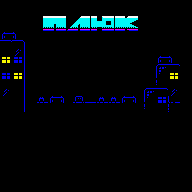

This is a level from a 2D game, rendered from its Tiled map with the project's own tilesets. A one-line summary and the complete map file follow:
An orthogonal 16x24 tile map with 12x8 px tiles, 1 tile layer (level), 2 tilesets.

<map version="1.10" tiledversion="1.11.0" orientation="orthogonal" renderorder="left-up" width="16" height="24" tilewidth="12" tileheight="8" infinite="0" nextlayerid="2" nextobjectid="1">
 <tileset firstgid="1" source="tileset.tsx" />
 <tileset firstgid="129" source="menuTileset.tsx" />
 <layer id="1" name="level" width="16" height="24">
  <data encoding="csv">
129,129,129,129,129,129,129,129,129,129,129,129,129,129,129,129,
129,129,129,129,129,129,129,129,129,129,129,129,129,129,129,129,
129,129,129,161,162,163,164,165,166,167,168,169,129,129,129,129,
129,129,129,177,178,179,180,181,182,183,184,185,129,129,129,129,
172,173,129,129,129,129,129,129,129,129,129,129,129,129,129,129,
189,189,190,129,129,129,129,129,129,129,129,129,129,129,129,129,
129,223,206,129,129,129,129,129,129,129,129,129,129,129,129,129,
217,216,206,129,129,129,129,129,129,129,129,129,129,172,173,129,
129,129,206,129,129,129,129,129,129,129,129,129,129,188,189,129,
216,217,206,129,129,129,129,129,129,129,129,129,129,204,217,129,
129,129,206,129,129,129,129,129,129,129,129,129,129,220,129,129,
223,129,206,129,129,129,129,129,129,129,129,129,188,189,223,129,
129,129,206,239,172,173,240,208,239,239,172,173,204,216,207,129,
129,129,206,129,129,129,129,129,129,129,129,129,220,221,222,129,
129,129,129,129,129,129,129,129,129,129,129,129,129,129,129,129,
129,129,129,129,129,129,129,129,129,129,129,129,129,129,129,129,
129,129,129,129,129,129,129,129,129,129,129,129,129,129,129,129,
129,129,129,129,129,129,129,129,129,129,129,129,129,129,129,129,
129,129,129,129,129,129,129,129,129,129,129,129,129,129,129,129,
129,156,129,129,129,129,129,129,129,129,129,129,129,129,129,129,
129,129,129,129,129,129,129,129,129,129,129,129,129,129,129,129,
129,129,129,129,129,129,129,129,129,129,129,129,129,129,129,129,
129,129,129,129,129,129,129,129,129,129,129,129,129,129,129,129,
129,129,129,129,129,129,129,129,129,129,129,129,129,129,129,129
</data>
 </layer>
</map>
